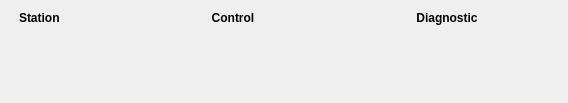
<?xml version="1.0" encoding="UTF-8"?>
<ui version="4.0">
 <class>Form</class>
 <widget class="QWidget" name="Form">
  <property name="geometry">
   <rect>
    <x>0</x>
    <y>0</y>
    <width>568</width>
    <height>103</height>
   </rect>
  </property>
  <property name="windowTitle">
   <string>XTCAV ATCA LLRF Stations</string>
  </property>
  <layout class="QVBoxLayout" name="verticalLayout">
   <item>
    <layout class="QVBoxLayout" name="verticalLayout_2">
     <item>
      <layout class="QHBoxLayout" name="horizontalLayout">
       <item>
        <widget class="QLabel" name="label_2">
         <property name="sizePolicy">
          <sizepolicy hsizetype="Fixed" vsizetype="Maximum">
           <horstretch>0</horstretch>
           <verstretch>0</verstretch>
          </sizepolicy>
         </property>
         <property name="minimumSize">
          <size>
           <width>100</width>
           <height>0</height>
          </size>
         </property>
         <property name="maximumSize">
          <size>
           <width>100</width>
           <height>16777215</height>
          </size>
         </property>
         <property name="font">
          <font>
           <weight>75</weight>
           <bold>true</bold>
          </font>
         </property>
         <property name="text">
          <string>Station</string>
         </property>
         <property name="alignment">
          <set>Qt::AlignLeading|Qt::AlignLeft|Qt::AlignVCenter</set>
         </property>
        </widget>
       </item>
       <item>
        <widget class="QLabel" name="label_3">
         <property name="sizePolicy">
          <sizepolicy hsizetype="Fixed" vsizetype="Maximum">
           <horstretch>0</horstretch>
           <verstretch>0</verstretch>
          </sizepolicy>
         </property>
         <property name="minimumSize">
          <size>
           <width>200</width>
           <height>0</height>
          </size>
         </property>
         <property name="maximumSize">
          <size>
           <width>200</width>
           <height>16777215</height>
          </size>
         </property>
         <property name="font">
          <font>
           <weight>75</weight>
           <bold>true</bold>
          </font>
         </property>
         <property name="text">
          <string>Control</string>
         </property>
         <property name="alignment">
          <set>Qt::AlignCenter</set>
         </property>
        </widget>
       </item>
       <item>
        <widget class="QLabel" name="label">
         <property name="sizePolicy">
          <sizepolicy hsizetype="Fixed" vsizetype="Maximum">
           <horstretch>0</horstretch>
           <verstretch>0</verstretch>
          </sizepolicy>
         </property>
         <property name="minimumSize">
          <size>
           <width>200</width>
           <height>0</height>
          </size>
         </property>
         <property name="maximumSize">
          <size>
           <width>200</width>
           <height>16777215</height>
          </size>
         </property>
         <property name="font">
          <font>
           <weight>75</weight>
           <bold>true</bold>
          </font>
         </property>
         <property name="text">
          <string>Diagnostic</string>
         </property>
         <property name="alignment">
          <set>Qt::AlignCenter</set>
         </property>
        </widget>
       </item>
      </layout>
     </item>
     <item>
      <widget class="PyDMTemplateRepeater" name="PyDMTemplateRepeater">
       <property name="toolTip">
        <string/>
       </property>
       <property name="frameShape">
        <enum>QFrame::NoFrame</enum>
       </property>
       <property name="layoutSpacing" stdset="0">
        <number>0</number>
       </property>
       <property name="templateFilename" stdset="0">
        <string>xtcav_station_item.ui</string>
       </property>
       <property name="dataSource" stdset="0">
        <string>xtcav_stations.json</string>
       </property>
      </widget>
     </item>
    </layout>
   </item>
  </layout>
 </widget>
 <customwidgets>
  <customwidget>
   <class>PyDMTemplateRepeater</class>
   <extends>QFrame</extends>
   <header>pydm.widgets.template_repeater</header>
  </customwidget>
 </customwidgets>
 <resources/>
 <connections/>
</ui>
